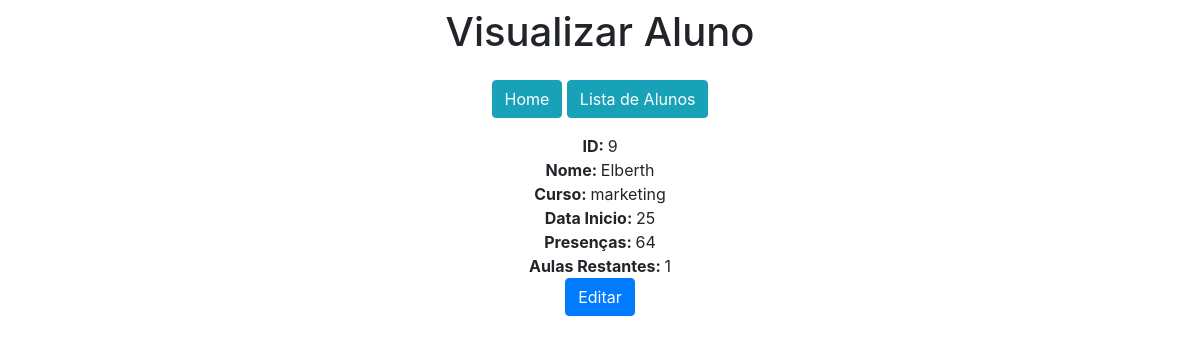
/visualizarAluno/9/, run on the app's committed database.
### GerenciadorAlunos/models.py (models this page shows)
class Alunos(models.Model):
    nome = models.CharField(max_length=150)
    curso = models.CharField(max_length=100)
    dataInicio = models.IntegerField()
    presencas = models.IntegerField()
    aulasRestantes = models.IntegerField()

### GerenciadorAlunos/views.py (the view)
# urls.py: path('visualizarAluno/<int:pk>/', visualizarAluno, name='visualizarAluno'),
def visualizarAluno(request, pk):
    data = {}
    data['db'] = Alunos.objects.get(pk=pk)
    return render(request, 'visualizarAluno.html', data)

### GerenciadorAlunos/templates/visualizarAluno.html (shortened to what this page needs)
<!DOCTYPE html>
<html lang="pt-br">
<head>
    <link rel="stylesheet" href="https://stackpath.bootstrapcdn.com/bootstrap/4.1.3/css/bootstrap.min.css">
</head>
<body>
    <div class="col-8 m-auto pt-2 pb-2 text-center">
        <h1>Visualizar Aluno</h1>
    </div>
    <div class="col-8 m-auto pt-2 pb-2 text-center">
        <a href="/" class="btn btn-info">Home</a>
        <a href="/listaAlunos" class="btn btn-info">Lista de Alunos</a>
    </div>
    <div class="col-8 m-auto pt-2 pb-2 text-center">
        <strong>ID: </strong>{{db.id}}<br>
        <strong>Nome: </strong>{{db.nome}}<br>
        <strong>Curso: </strong>{{db.curso}}<br>
        <strong>Data Inicio: </strong>{{db.dataInicio}}<br>
        <strong>Presenças: </strong>{{db.presencas}}<br>
        <strong>Aulas Restantes: </strong>{{db.aulasRestantes}}<br>
        <a href="/editarAluno/{{db.id}}/" class="btn btn-primary">Editar</a>
    </div>
</body>
</html>

### data on the page
Alunos: id "9", nome "Elberth", curso "marketing", dataInicio "25", presencas "64", aulasRestantes "1"
